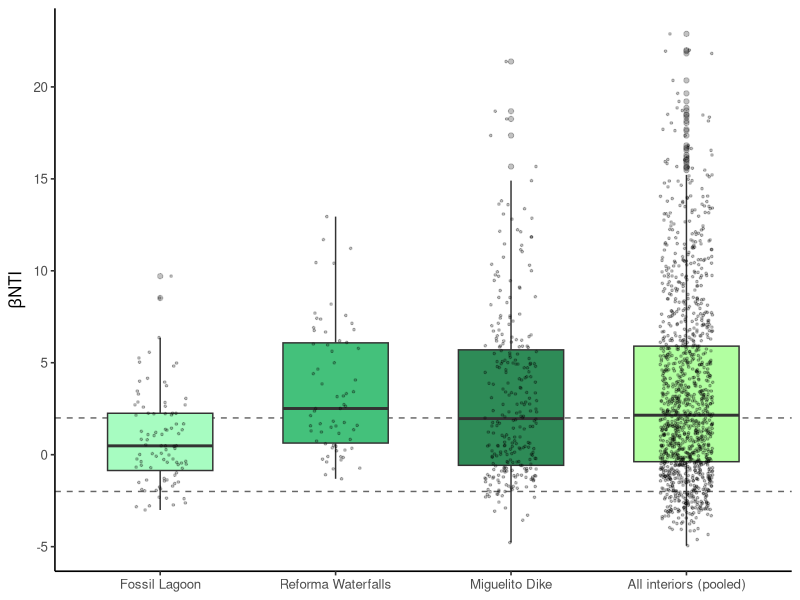

R code for this plot: (Note: this script raises an error after producing the figure.)
## ---- chunk 1
#| label: libs
#| message: false
#| warning: false
library(tidyverse)
## ---- chunk 2
#| label: palette
# Localities — consistent with the rest of the site (loc_colors)
loc_colors <- c("Fossil Lagoon"          = "#A7fcc1",
                "Reforma Waterfalls"     = "#44C17B",
                "Miguelito Dike"         = "#2E8B57",
                "All interiors (pooled)" = "#b2ffa1")

# Assembly processes — greens/teals coherent with the site
process_colors <- c("Heterogeneous.Selection" = "#EFC7E6FF",#ffeeff
                    "Homogeneous.Selection"   = "#A790DBFF",#dcd3ff
                    "Dispersal.Limitation"    = "#D8D643FF",#FFFFDD
                    "Homogenizing.Dispersal"  = "#1BB6AFFF",#c4faf8
                    "Undominated"             = "gray80") #gray70

process_order <- c("Heterogeneous.Selection","Homogeneous.Selection",
                   "Dispersal.Limitation","Homogenizing.Dispersal","Undominated")
group_order   <- c("Fossil Lagoon","Reforma Waterfalls",
                   "Miguelito Dike","All interiors (pooled)")
## ---- chunk 3
#| label: load-results
#| message: false
todos   <- read_csv("06.null-models-results/qpen_pairwise_all.csv",
                    show_col_types = FALSE)
resumen <- read_csv("06.null-models-results/qpen_process_summary.csv",
                    show_col_types = FALSE)

todos$grupo     <- factor(todos$grupo, levels = group_order)
resumen$grupo   <- factor(resumen$grupo, levels = group_order)
resumen$process <- factor(resumen$process, levels = process_order)
## ---- chunk 4
#| label: fig-bnti
#| fig-width: 7.5
#| fig-height: 5
#| warning: false
bnti_plot <- ggplot(todos, aes(grupo, bNTI, fill = grupo)) +
  geom_hline(yintercept = c(-2, 2), linetype = "dashed", colour = "grey40") +
  geom_boxplot(width = 0.6, outlier.alpha = 0.3) +
  geom_jitter(width = 0.15, alpha = 0.25, size = 0.6) +
  scale_fill_manual(values = loc_colors) +
  labs(x = NULL, y = expression(beta*"NTI")) +
  theme_classic(base_size = 12) +
  theme(legend.position = "none",
        axis.text.x = element_text(angle = 0, hjust = 0.5))

bnti_plot
## ---- chunk 5
saveRDS(bnti_plot, "rds/assembly_process/bntiplot.rds")
## ---- chunk 6
#| label: fig-stacked
#| fig-width: 8
#| fig-height: 5
raupplot <- ggplot(resumen, aes(grupo, porcentaje, fill = process)) +
  geom_col(width = 0.7) +
  scale_fill_manual(values = process_colors, name = "Assembly process") +
  labs(x = NULL, y = "% of pairwise comparisons") +
  theme_classic(base_size = 12) +
  theme(axis.text.x = element_text(angle = 0, hjust = 0.5)) +
  theme(legend.position = "bottom",
        legend.title = element_text(size = 9),
        legend.text = element_text(size = 8)) +
  guides(fill = guide_legend(nrow = 2)) 

raupplot
## ---- chunk 7
saveRDS(raupplot, "rds/assembly_process/rcplot.rds")
## ---- chunk 8
#| label: tables
#| message: false
posthoc <- read_csv("06.null-models-results/posthoc_process_differences.csv",
                    show_col_types = FALSE)
bnti_site <- read_csv("06.null-models-results/bNTI_summary_by_site.csv",
                      show_col_types = FALSE)

knitr::kable(bnti_site, caption = "Mean βNTI per inland site.")
knitr::kable(posthoc,  caption = "Fisher's exact test between sites (BH-adjusted).")
